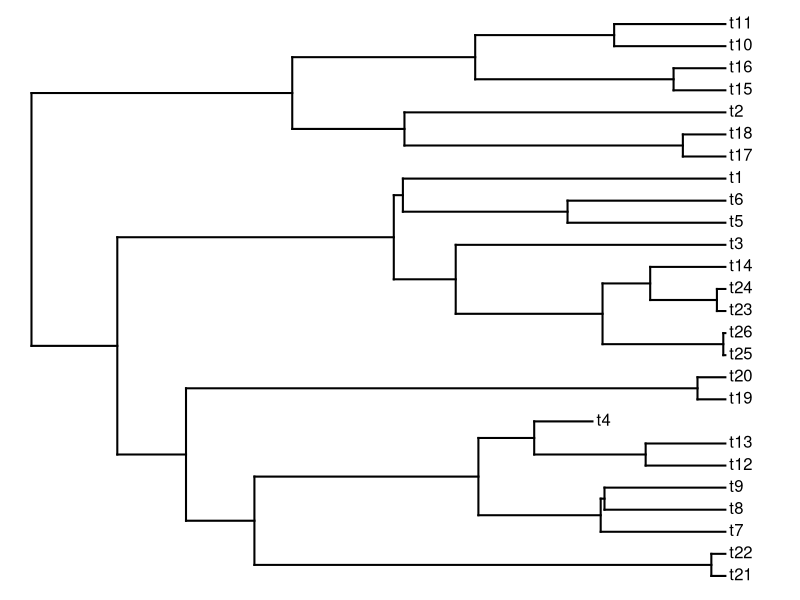
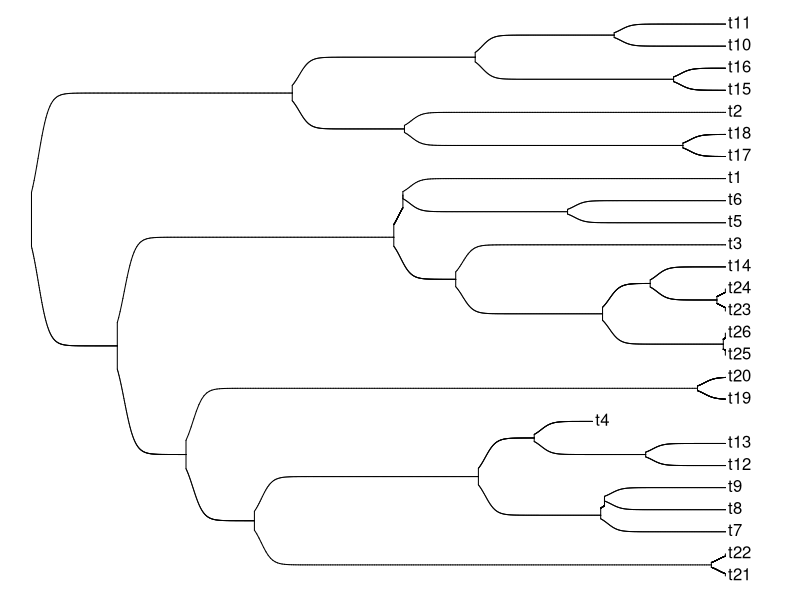
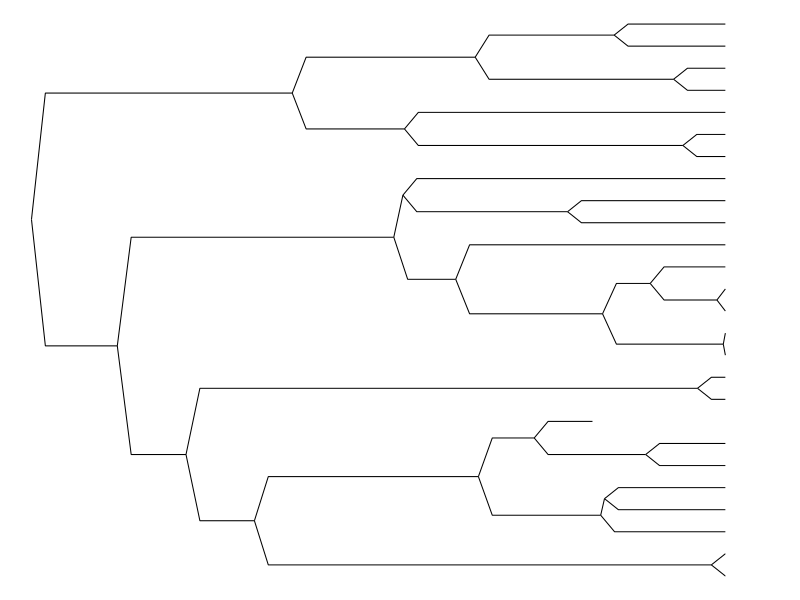
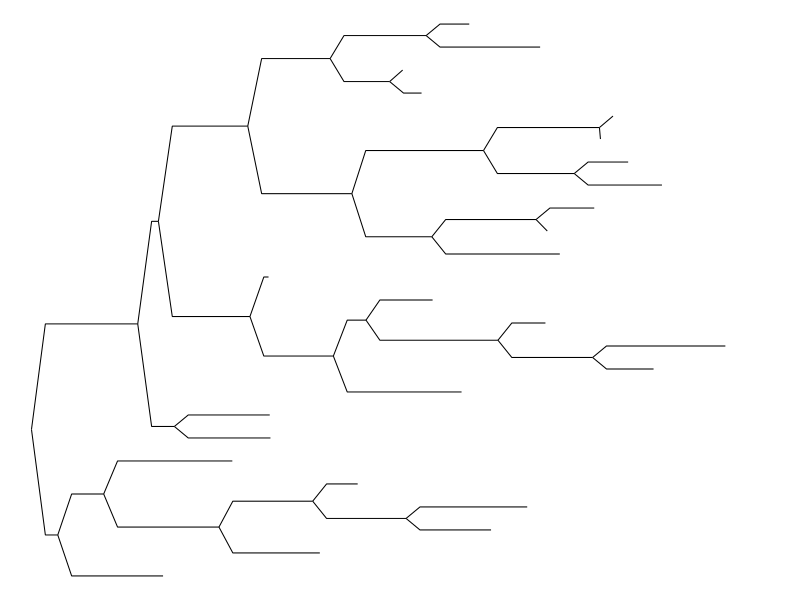
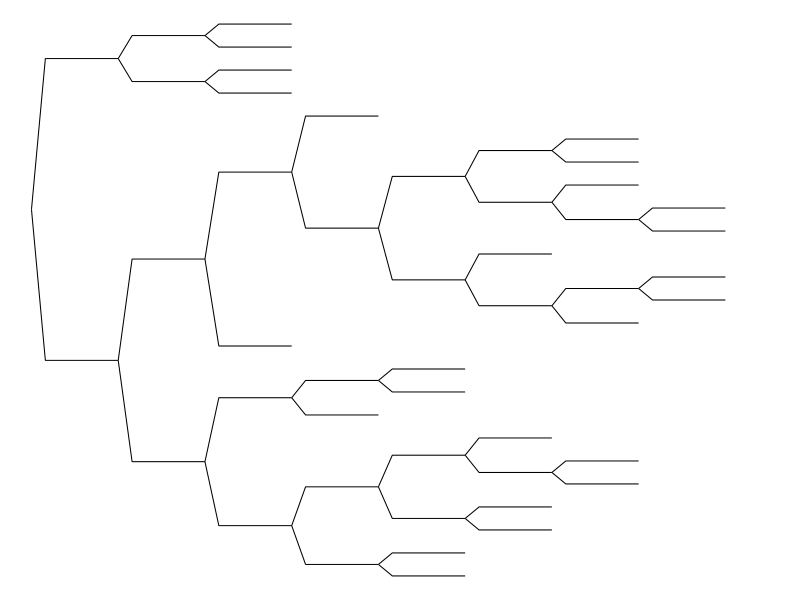
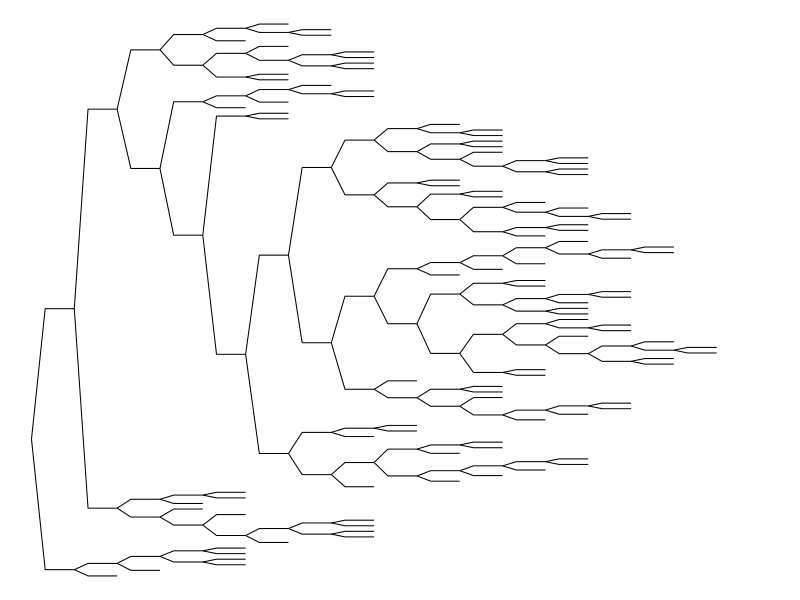
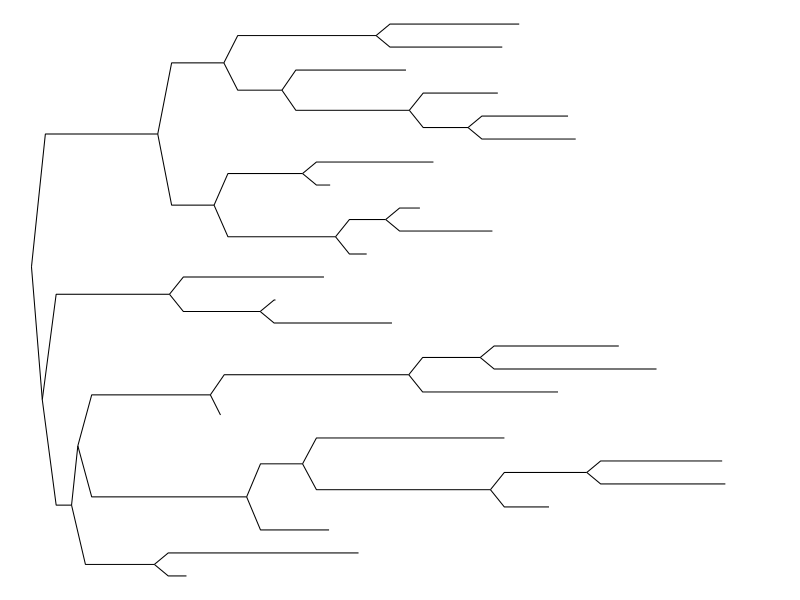
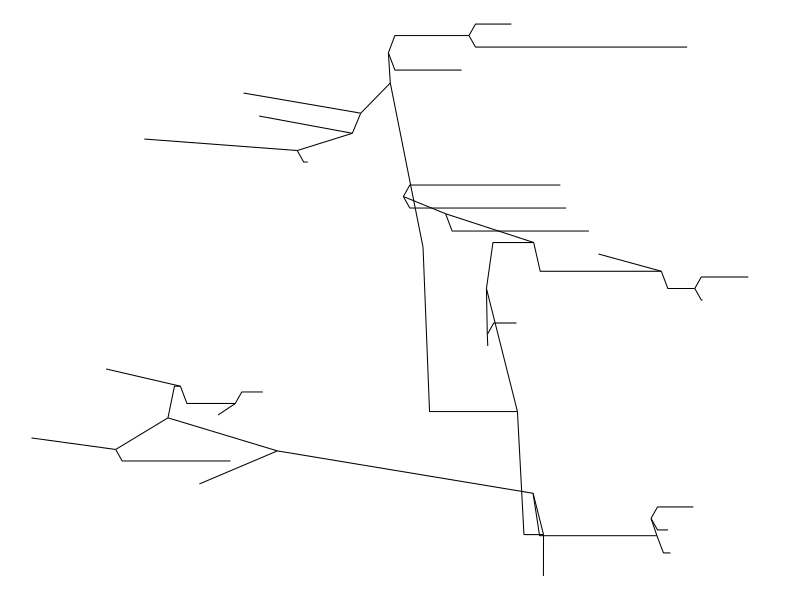

R code for these plots, in order:
# http://blog.phytools.org/2023/11/creating-custom-phylogeny-plotting.html

library(phytools)
library(ape)



slantedTree <- function(phy, h = 0.02, direction = c("rightwards", "upwards"), ...) {
  
  direction <- direction[1]
  phy <- reorder(phy, "cladewise") ## reorder
  plotTree(phy, plot = FALSE, direction = direction, ...)
  
  pp <- get("last_plot.phylo", envir = .PlotPhyloEnv)
  
  h <- h * max(nodeHeights(phy))
  
  par(ljoin = 2, lend = 1)
  
  for(i in 1:nrow(phy$edge)){
    
    edge <- phy$edge[i,]
    elength <- phy$edge.length[i]
    
    if(elength < h) {
      lines(pp$xx[edge], pp$yy[edge])
    } else {
      if(direction == "rightwards"){
        lines(pp$xx[edge[c(1, 1, 2)]] + c(0, h, 0), pp$yy[edge[c(1, 2, 2)]])
      } else if(direction == "upwards"){
        lines(pp$xx[edge[c(1, 2, 2)]], pp$yy[edge[c(1, 1, 2)]] + c(0, h, 0))
      }
    }
  }
  
  # text(pp$xx[1:Ntip(phy)]+
  #        if(direction=="rightwards") 0.5*strwidth("o")*par()$cex else 0,
  #      pp$yy[1:Ntip(phy)]+
  #        if(direction=="upwards") 0.5*strheight("o")*par()$cex else 0,
  #      gsub("_"," ",phy$tip.label),pos=4,offset=0,
  #      srt=if(direction=="upwards") 90 else 0)
}



tr <- rtree(25)
tr <- pbtree(b = 5, d = 0.1, n = 25, scale = 1)

plotTree(tr)

sigmoidPhylogram(tr, lwd = 1, show.tip.labels = FALSE)

# splinePhylogram(tr, lwd = 1)

slantedTree(tr)



slantedTree(rtree(n = 25))
slantedTree(rtree(n = 25, br = 1))
slantedTree(rtree(n = 100, br = 1))

slantedTree(rtree(n = 25, br = runif))
slantedTree(rtree(n = 25, br = rnorm))

slantedTree(rtopology(n = 25))
slantedTree(rtopology(n = 25, br = 1))

slantedTree(rcoal(n = 25))
slantedTree(rcoal(n = 25, br = 1))

plot(rtree(n = 25, br = rnorm), type = 'fan', show.tip.label = FALSE)

plot(rcoal(n = 25, br = 1), type = 'fan', show.tip.label = FALSE)
plot(rcoal(n = 25, br = 1), type = 'radial', show.tip.label = FALSE)
plot(rcoal(n = 25, br = 1), type = 'unrooted', show.tip.label = FALSE)

slantedTree(pbtree(b = 10, d = 1, n = 25, scale = 1))


.n <- 25
tree <- rtree(n = .n)

tree <- pbtree(b = 5, d = 0.1, n = .n, scale = 1)

tree <- rcoal(n = .n, br = 1)

for(i in 1:5) {
  # tree <- bind.tree(tree, pbtree(b = 5, d = 0.1, n = .n, scale = 1), where = sample(1:Ntip(tree), size = 1))
  # tree <- bind.tree(tree, rtree(n = .n), where = 1)
  tree <- bind.tree(tree, rcoal(n = .n, br = 1), where = 1)
}

# remove tip labels
tree$tip.label[] <- ''

par(mfcol = c(1, 1), fg = 'white', bg = 'black')


plot(tree, type = 'fan', no.margin = TRUE, show.tip.label = TRUE, align.tip.label = TRUE, tip.color = 1)


slantedTree(tree, h = 0.01)

slantedTree(rtree(200, equiprob = TRUE), h = 0.03, use.edge.length = FALSE)
slantedTree(rtree(200, equiprob = TRUE), h = 0.03, use.edge.length = TRUE)

slantedTree(rtree(200, equiprob = FALSE), h = 0.03)

slantedTree(rtree(50, equiprob = FALSE), h = 0.03)

slantedTree(pbtree(n = 50, scale = 2), h = 0.02)


.n <- 16
.nsim <- 25
par(mfcol = c(sqrt(.n), sqrt(.n)), fg = 'white', bg = 'black')

for(i in 1:.n) {
  slantedTree(pbtree(n = .nsim, scale = 1, b = 10, d = 1), h = 0.06, direction = 'upwards')
}

for(i in 1:.n) {
  slantedTree(rtree(.nsim, equiprob = FALSE), h = 0.06, direction = 'upwards')
}

for(i in 1:.n) {
  slantedTree(rtree(.nsim, equiprob = TRUE), h = 0.06, direction = 'upwards')
}

for(i in 1:.n) {
  slantedTree(rtree(.nsim, br = 1), h = 0.06, direction = 'upwards')
}


svglite::svglite(file = 'slanted-trees.svg', width = 5, height = 4)

par(mfcol = c(sqrt(.n), sqrt(.n)), fg = 4, bg = 'black', lwd = 2)


for(i in 1:.n) {
  slantedTree(rcoal(n = .nsim, br = 1), h = 0.06, direction = 'upwards')
}

dev.off()
